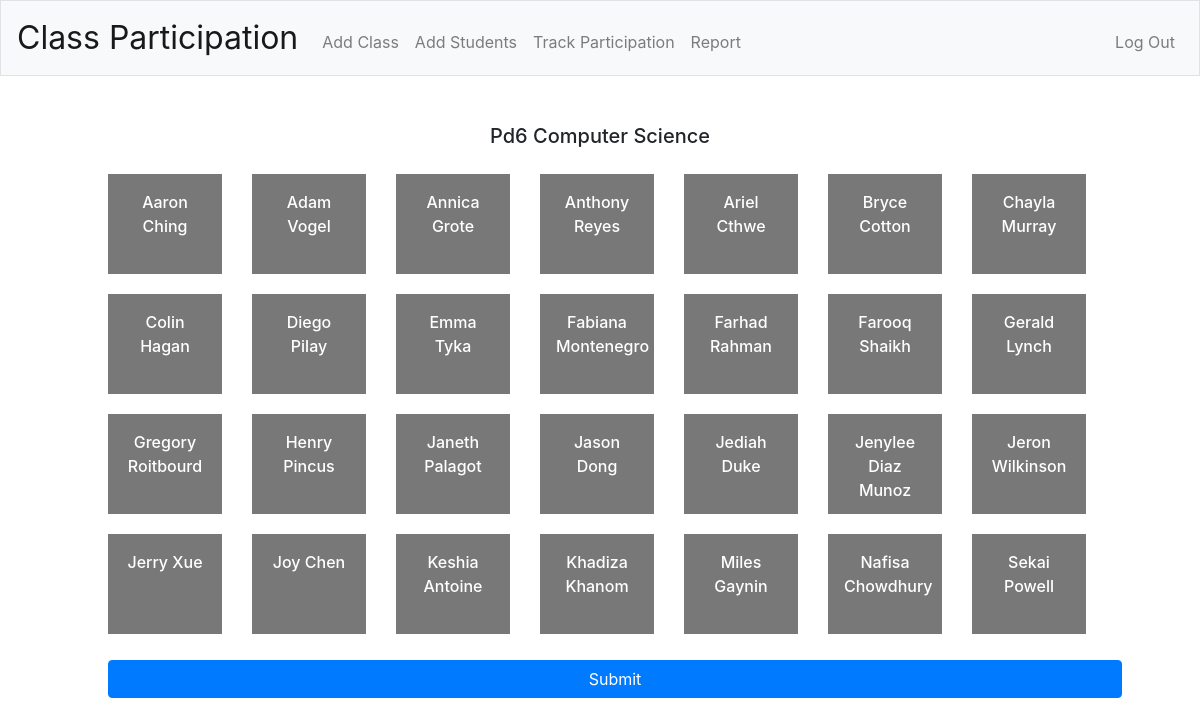
The app's page /select?class=4 (signed in) with its own data.
### tables this page shows
CREATE TABLE "classes" (
	"id"	INTEGER,
	"teacher_id"	INTEGER NOT NULL,
	"class_name"	TEXT NOT NULL,
	"class_period"	INTEGER NOT NULL,
	"class_code"	TEXT NOT NULL,
	"section"	INTEGER,
	PRIMARY KEY("id" AUTOINCREMENT)
);

CREATE TABLE "students" (
	"student_id"	INTEGER NOT NULL UNIQUE,
	"last_name"	TEXT NOT NULL,
	"first_name"	TEXT NOT NULL
);

### app.py (the view)
@app.route("/select")
@login_required
def select():
    selected_class = request.args.get('class')
    print("CLASS is: ", selected_class)
    student_list = []
    students = db.execute("SELECT * FROM students WHERE student_id IN (SELECT student_id FROM students_classes where class_id = ?)", selected_class)
    for student in students:
        student_list.append((student['first_name'], student['last_name'], student['student_id']))
    student_list.sort()
    class_name = db.execute("SELECT class_name FROM classes WHERE id = ?", selected_class)
    return render_template("track.html", students=student_list, selected_class=selected_class, class_name=class_name[0]['class_name'])

### app.py (called while the page is built)
@app.after_request
def after_request(response):
    response.headers["Cache-Control"] = "no-cache, no-store, must-revalidate"
    response.headers["Expires"] = 0
    response.headers["Pragma"] = "no-cache"
    return response

### helpers.py (called while the page is built)
def login_required(f):
    @wraps(f)
    def decorated_function(*args, **kwargs):
        if session.get("user_id") is None:
            return redirect("/login")
        return f(*args, **kwargs)
    return decorated_function

### templates/track.html (shortened to what this page needs)
{% extends "layout.html" %}
{% block main %}
      <div class="container">
        <h5 class="mb-3">{{ class_name }}</h5>
        <div class="d-flex flex-wrap">
          {% for student in students %}
          <div id={{ student[2] }} class="p-3 box choice">{{ student[0] }} {{ student[1] }}</div>
          {% endfor %}
        </div>
        <button onclick="save({{ selected_class }})" class="btn btn-primary btn-block mt-3" id="submit">Submit</button>
      </div>
{% endblock %}

### static/styles.css (style rules this page uses)
.box { height: 100px; width: 114px; background-color: #787878; margin: 10px 15px; color: white; text-align: center; font-weight: 500; }
button { margin: 15px; }

### records on screen
classes: class_name "Pd6 Computer Science"
students: first_name "Aaron", last_name "Ching"
students: first_name "Adam", last_name "Vogel"
students: first_name "Annica", last_name "Grote"
students: first_name "Anthony", last_name "Reyes"
students: first_name "Ariel", last_name "Cthwe"
students: first_name "Bryce", last_name "Cotton"
students: first_name "Chayla", last_name "Murray"
students: first_name "Colin", last_name "Hagan"
students: first_name "Diego", last_name "Pilay"
students: first_name "Emma", last_name "Tyka"
students: first_name "Fabiana", last_name "Montenegro"
students: first_name "Farhad", last_name "Rahman"
students: first_name "Farooq", last_name "Shaikh"
students: first_name "Gerald", last_name "Lynch"
students: first_name "Gregory", last_name "Roitbourd"
students: first_name "Henry", last_name "Pincus"
students: first_name "Janeth", last_name "Palagot"
students: first_name "Jason", last_name "Dong"
students: first_name "Jediah", last_name "Duke"
students: first_name "Jenylee", last_name "Diaz Munoz"
students: first_name "Jeron", last_name "Wilkinson"
students: first_name "Jerry", last_name "Xue"
students: first_name "Joy", last_name "Chen"
students: first_name "Keshia", last_name "Antoine"
students: first_name "Khadiza", last_name "Khanom"
students: first_name "Miles", last_name "Gaynin"
students: first_name "Nafisa", last_name "Chowdhury"
students: first_name "Sekai", last_name "Powell"
